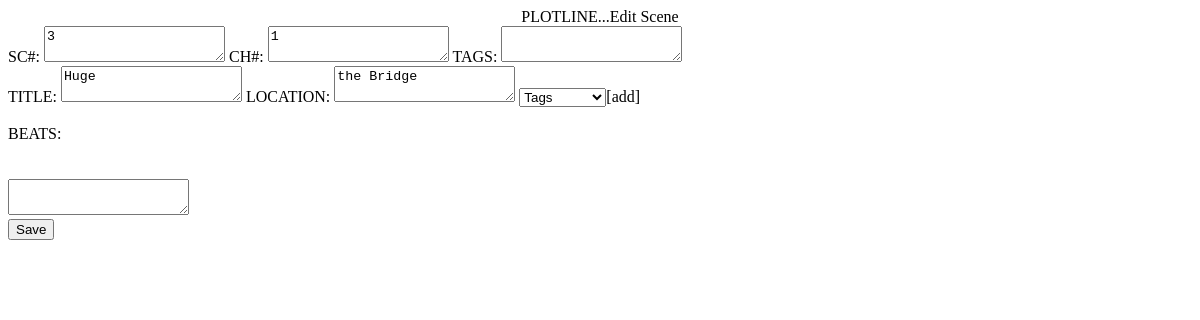
The app's page /editscene/73, older data.
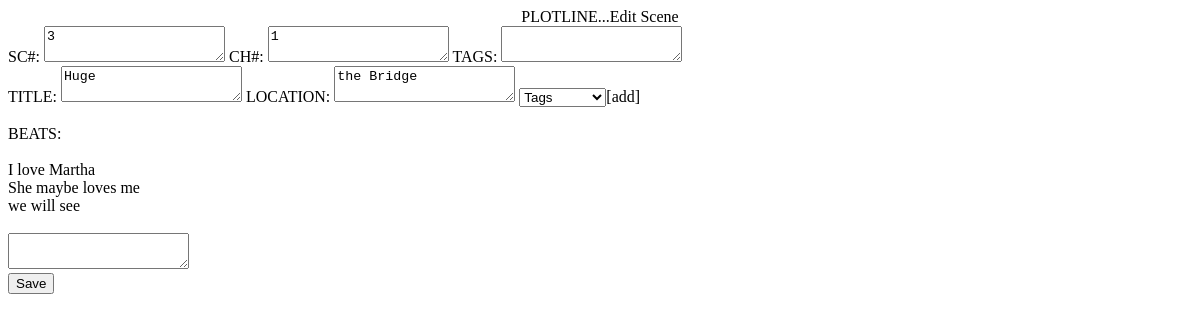
The same page, newer data.
### tables this page shows
CREATE TABLE "MAIN" (
	"KEY"	INTEGER UNIQUE,
	"CHAPTER"	INTEGER,
	"SCENE"	INTEGER,
	"TITLE"	TEXT UNIQUE,
	"LOCATION"	TEXT,
	"TAGS"	TEXT,
	PRIMARY KEY("KEY" AUTOINCREMENT)
);

CREATE TABLE "SCENE" (
	"BEATS"	TEXT
, "1"	TEXT, "Scene51"	TEXT, FRANK TEXT, scene60 TEXT, scene61 TEXT, scene62 TEXT, scene63 TEXT, scene64 TEXT, scene65 TEXT, scene66 TEXT, scene67 TEXT, scene68 TEXT, scene69 TEXT, scene70 TEXT, scene71 TEXT, scene72 TEXT, scene73 TEXT, scene74 TEXT);

### plotline.py (the view)
@app.route('/editscene/<KEY>')
def editscene(KEY):
	key = str(KEY)
	scenenumber = 'scene' + str(KEY)
	import sqlite3
	connection = sqlite3.connect('projdbs/erotic.db')
	connection.row_factory = sqlite3.Row
	cursor = connection.cursor()
	cursor.execute("SELECT * FROM MAIN WHERE KEY = ?", (key,))
	rows = cursor.fetchall()
	cursor.execute('SELECT * FROM SCENE WHERE ? != "NULL"', (scenenumber,))
	beat = cursor.fetchall()
	return render_template('editscene.html', rows=rows, key=key, beat=beat, scenenumber=scenenumber)

### templates/editscene.html (shortened to what this page needs)
<!DOCTYPE html PUBLIC "-//W3C//DTD HTML 4.01//EN" "http://www.w3.org/TR/html4/strict.dtd">
<html><head>
</head><body>
<div style="text-align: center;">PLOTLINE...Edit Scene<br>
<div style="text-align: left;">
{% for row in rows %}
<form action="/updatescene/{{key}}" method="post">
  SC#: <textarea input name="SCENE">{{row['SCENE']}} </textarea>
  CH#: <textarea input name="CHAPTER">{{row['CHAPTER']}} </textarea>
  TAGS: <textarea input name="TAGS">{{row['TAGS']}} </textarea>
  <br>
  TITLE: <textarea input name="TITLE">{{row['TITLE']}} </textarea>
  LOCATION: <textarea input name='LOCATION'>{{row['LOCATION']}} </textarea>
  <select name="ADDTAGS" id="ADDTAGS">
  <option value="Tags">Tags</option>
  </select>[add]<br>
  <br>
  BEATS:
  <br>
  {% for row in beat %}
  {% if row[scenenumber] is not none %}
  {{row[scenenumber]}}<br>
  {% endif %}
  {% endfor %}
  <br>
  <textarea input name="BEATS"></textarea>
  <br>
   <input name="form" value="Save" type="submit">
</form>
{% endfor %}
</div>
</div>
</body></html>

Row changes from the older to the newer data that the page shows:
added SCENE: scene73 "I love Martha"
added SCENE: scene73 "She maybe loves me"
added SCENE: scene73 "we will see"
